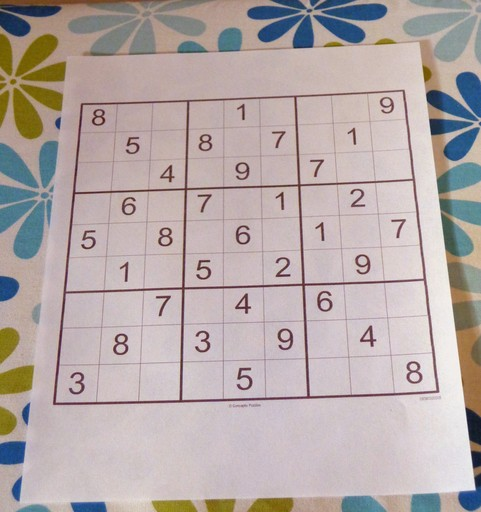
#> input picture images/another_sudoku.jpeg, 481 x 512 px
$ python -i extract_grid.py   (imports and definitions only)
#> lines starting #> are read from the running program, lines starting #| are printed output that depends on the picture; after the words box and inside, x2 and y2 are one past the last pixel; in counts of white or black regions, pixels touching at a corner belong together
import cv2 as cv
import numpy as np

from utils.utils import distance_to_origin


def process_image(img):
    # blur the image to reduce noise
    img_proc = cv.GaussianBlur(img, (9, 9), 0)

    # segmentation using thresholding
    img_proc = cv.adaptiveThreshold(
        img_proc, 255, cv.ADAPTIVE_THRESH_GAUSSIAN_C, cv.THRESH_BINARY, 9, 2
    )

    # invert the colour of the image, so that the grid lines are in white
    img_proc = cv.bitwise_not(img_proc, img_proc)

    # define a kernel and dilate the image using the kernel
    kernel = np.array([[0.0, 1.0, 0.0], [1.0, 1.0, 1.0], [0.0, 1.0, 0.0]], np.uint8)
    img_proc = cv.dilate(img_proc, kernel)

    return img_proc


def find_grid(img):
    # find contours of the image
    contours = cv.findContours(img, cv.RETR_EXTERNAL, cv.CHAIN_APPROX_SIMPLE)[0]

    # sort the contour such that contours[0] is the largest polygon
    contours = sorted(contours, key=cv.contourArea, reverse=True)

    # find the largest 4-sided contrours
    for c in contours:
        epsilon = 0.015 * cv.arcLength(c, True)
        approx = cv.approxPolyDP(c, epsilon, True)
        if len(approx) == 4:
            return approx


def order_the_corners(grid_points):
    # convert the data points to vector of tuples
    corners = [(grid[0][0], grid[0][1]) for grid in grid_points]

    # calculate the distance to origin for each corner
    magnitudes = {}
    for i in range(len(corners)):
        magnitudes[i] = distance_to_origin(corners[i][0], corners[i][1])

    # sort the corners based on the distance to origin
    sorted_magnitudes = list(
        {k: v for k, v in sorted(magnitudes.items(), key=lambda item: item[1])}.items()
    )

    corners_dict = {}

    # define which corner is top left, top right, bottom left and bottom right using the magnitudes
    corners_dict["top_left"] = corners[sorted_magnitudes[0][0]]
    corners_dict["bottom_right"] = corners[sorted_magnitudes[3][0]]
    if corners[sorted_magnitudes[1][0]][0] > corners[sorted_magnitudes[2][0]][0]:
        corners_dict["top_right"] = corners[sorted_magnitudes[1][0]]
        corners_dict["bottom_left"] = corners[sorted_magnitudes[2][0]]
    else:
        corners_dict["top_right"] = corners[sorted_magnitudes[2][0]]
        corners_dict["bottom_left"] = corners[sorted_magnitudes[1][0]]

    return corners_dict


def extract_grid(img):
    # process the image
    img_proc = process_image(img)

    # find the contours
    grid_contour = find_grid(img_proc)

    # convert that to points
    corners = order_the_corners(grid_contour)

    # calculate the width
    bottom_len = distance_to_origin(
        int(corners["bottom_left"][0] - corners["bottom_right"][0]),
        int(corners["bottom_left"][1] - corners["bottom_right"][1]),
    )
    top_len = distance_to_origin(
        int(corners["top_left"][0] - corners["top_right"][0]),
        int(corners["top_left"][1] - corners["top_right"][1]),
    )
    width = max(int(bottom_len), int(top_len))

    # calculate the height
    left_len = distance_to_origin(
        int(corners["top_left"][0] - corners["bottom_left"][0]),
        int(corners["top_left"][1] - corners["bottom_left"][1]),
    )
    right_len = distance_to_origin(
        int(corners["top_right"][0] - corners["bottom_right"][0]),
        int(corners["top_right"][1] - corners["bottom_right"][1]),
    )
    height = max(int(left_len), int(right_len))

    # define the dimension
    dimensions = np.array(
        [[0, 0], [width - 1, 0], [width - 1, height - 1], [0, height - 1]],
        dtype="float32",
    )

    # convert the data points to numpy array
    corners = np.array(
        [
            corners["top_left"],
            corners["top_right"],
            corners["bottom_right"],
            corners["bottom_left"],
        ],
        dtype="float32",
    )

    # calculate the perspective transform matrix
    real_grid = cv.getPerspectiveTransform(corners, dimensions)

    # warp the image
    img_warped = cv.warpPerspective(img_proc, real_grid, (width, height))

    # invert the image
    return img_warped

>>> import cv2
>>> picture = cv2.imread('../images/another_sudoku.jpeg', cv2.IMREAD_GRAYSCALE)
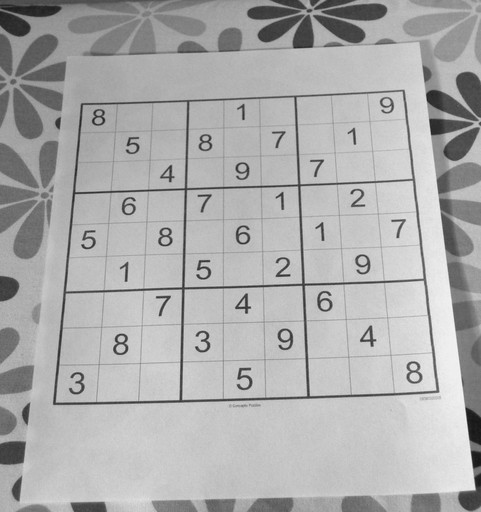
#> picture: shape (512, 481); min 22, max 247, mean 172.9
>>> result = extract_grid(picture)
#> in process_image, `img_proc = cv.GaussianBlur(img, (9, 9), 0)`:
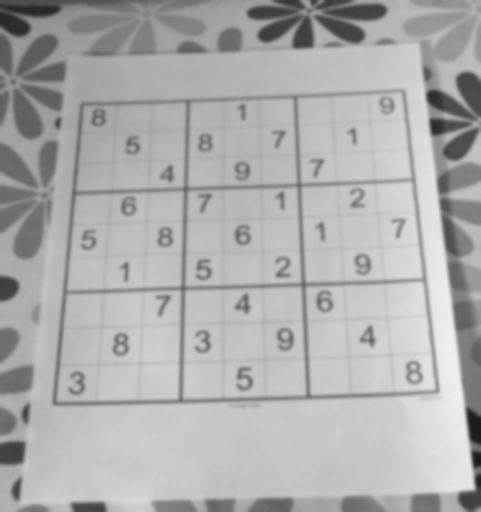
#> img_proc: shape (512, 481); min 26, max 239, mean 172.9
#> in process_image, `img_proc = cv.adaptiveThreshold( img_proc, 255, cv.ADAPTIVE_THRESH_GAU..`:
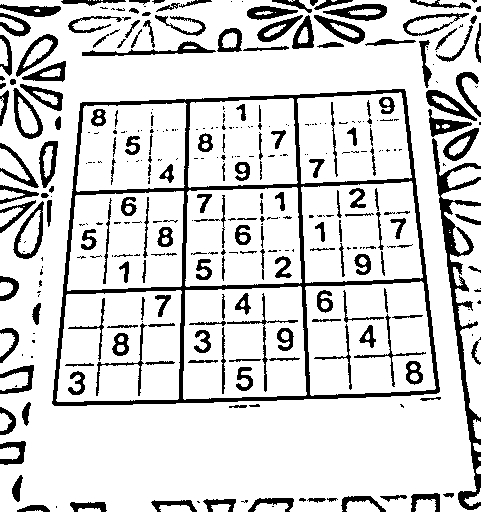
#> img_proc: shape (512, 481); 83.1% white; 346 black regions (166 under 20 px), largest, box (x1, y1, x2, y2) and area: (52, 89, 440, 406) 9995, (432, 138, 481, 510) 3356, (82, 41, 216, 56) 606
#> in process_image, `img_proc = cv.dilate(img_proc, kernel)`:
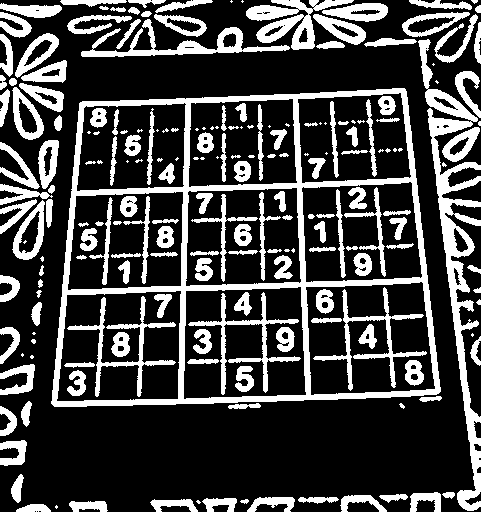
#> img_proc: shape (512, 481); 26.2% white; 203 white regions (50 under 20 px)
#> in find_grid, `contours = cv.findContours(img, cv.RETR_EXTERNAL, cv.CHAIN_APPROX_SIMP..`: contours = 87 contours, 20 with area under 20; largest, box (x1, y1, x2, y2) and area: (51, 88, 441, 407) 109328, (418, 39, 481, 511) 5964, (246, 0, 354, 50) 2032, (81, 19, 290, 57) 1794, (12, 200, 45, 260) 1125
#> the loop in find_grid, `for c in contours:` made 1 pass
#> (epsilon, approx) on pass 1: (20.39, [[405, 89], [80, 102], [51, 403], [438, 393]])
#> in extract_grid, `grid_contour = find_grid(img_proc)`: grid_contour = [[405, 89], [80, 102], [51, 403], [438, 393]]
#> in order_the_corners, `corners = [(grid[0][0], grid[0][1]) for grid in grid_points]`: corners = [(405, 89), (80, 102), (51, 403), (438, 393)]
#> the loop in order_the_corners, `for i in range(len(corners)):` made 1 pass
#> after the loop in order_the_corners, `for i in range(len(corners)):`: magnitudes = 0 items
#> (the run stopped early here; a loop or call above may not have finished)
